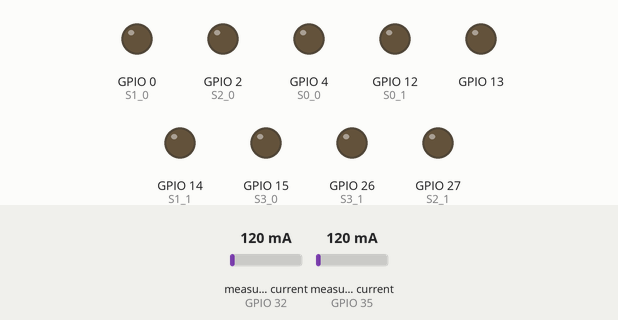
The sketch below on a simulated ESP32. On the bench: output pins drawn as LEDs (lit = HIGH). The test bench sets the inputs (shaded band); at power-on: measured current (sensors on GPIO 32, GPIO 35) 120 mA. WiFi joins after 1.5 s; servers stay silent unless stated; what the sketch prints to the serial monitor is not drawn.

Above: at 1.6 s.
At 5.6 s:
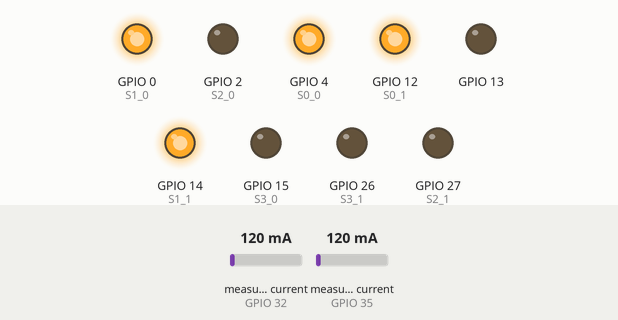
At 10.6 s:
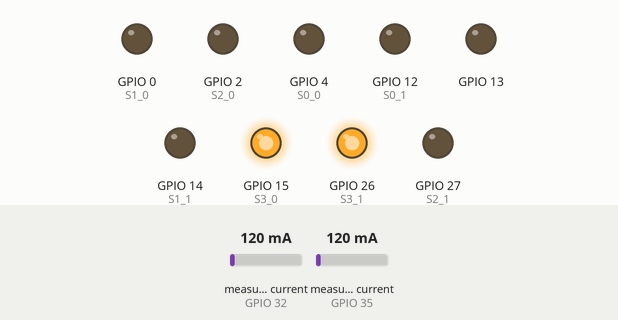
At 19.6 s:
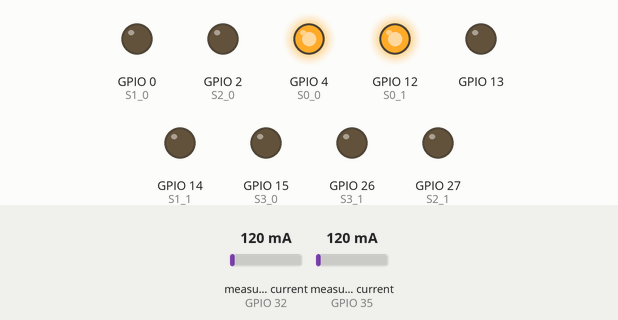
At 28.6 s:
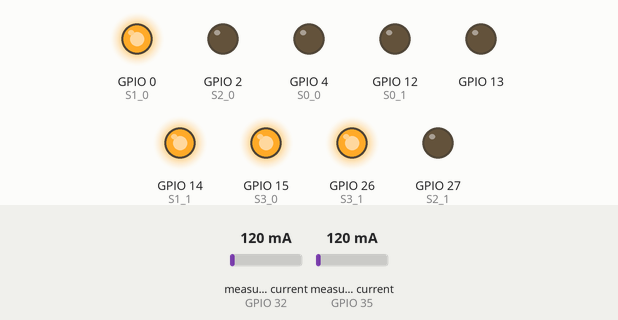
At 38.5 s:
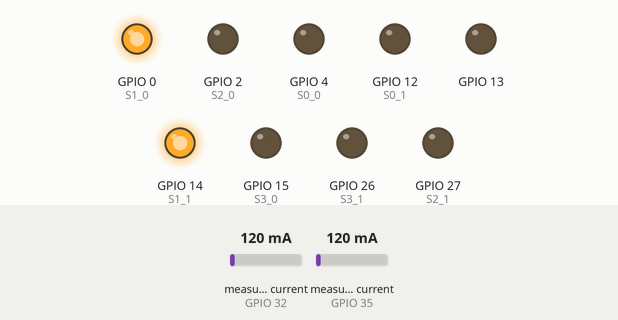
Timing chart, 0 to 40.0 s (numbered marks = the images above):
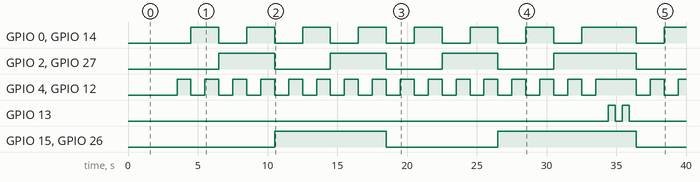

Measured:
- by itself, GPIO 0 (S1_0), GPIO 14 (S1_1): goes 7 × (HIGH 2.0 s, LOW 2.0 s), HIGH 3.9 s, LOW 2.0 s, then HIGH
- by itself, GPIO 2 (S2_0), GPIO 27 (S2_1): goes 3 × (HIGH 4.0 s, LOW 4.0 s), HIGH 5.9 s, then LOW
- by itself, GPIO 4 (S0_0), GPIO 12 (S0_1): goes 15 × (HIGH 1.0 s, LOW 1.0 s), HIGH 2.9 s, LOW 1.0 s, HIGH 1.0 s, LOW 1.0 s, then HIGH
- by itself, GPIO 13: LOW → HIGH at 34.4 s, → LOW 0.50 s later, → HIGH 0.50 s later, → LOW 0.50 s later, … (4 changes in this stretch)
- by itself, GPIO 15 (S3_0), GPIO 26 (S3_1): LOW → HIGH at 10.5 s, → LOW 8.0 s later, → HIGH 8.0 s later, → LOW 9.9 s later

The sketch:

CurrentMeasureSwitchMUX_v1.5__schema_upload_.ino
```cpp
#include "EmonLib.h"
#include <WiFi.h>
#include <PubSubClient.h>

//#define DEBUG

// Define variable ssd, password, & mqtt_broker
const char* ssid = "RF_AP1";
const char* password = "payungteduh123";
const char* mqtt_broker = "172.16.68.72";

WiFiClient espClient;                                                              // Instance name WiFiClient as espClient
PubSubClient client(espClient);                                                    // Instance name PubSubClient as client

char msgOut[20];
char msgIn[128];                                                                   // Define char_of_array buffer variable publish message
String struv;                                                                      // Define varibale string use as convertion integer to string

// Define digital pinout for drive S0,S1,S2,S3 MUX0
const int S0_0 = 4;
const int S1_0 = 0;
const int S2_0 = 2;
const int S3_0 = 15;
// Define digital pinout for drive S0,S1,S2,S3 MUX1
const int S0_1 = 12;
const int S1_1 = 14;
const int S2_1 = 27;
const int S3_1 = 26;

bool is_calibrate = false;
int64_t oldtime;long lastMsg = 0;
int cal_literation = 1;
int p = 0;int i = 0;int j = 0;

float y_irms[32];
float Irms0[16];
float Irms1[16];

String fc_0;String fc_1;

char *mux[] = {"0000", //ch0 v
               "1000", //ch1 v
               "0100", // ok v
               "1100", // ok v
               "0010", //ch4 v
               "1010", // ok v
               "0110", // ok v
               "1110", //ok v
               "0001", //ok v
               "1001", //ok v
               "0101", //irms0: ok  irms1: ok v
               "1101", //irms0: ok  irms1: ok v
               "0011", //irms0: ok  irms1: ok v
               "1011", //irms0: ok  irms1: ok v
               "0111", //irms0: ok  irms1: ok v
               "1111"}; //irms0: ok  irms1: ok

// Define MUX variable
String ch_mux;
String mux_bit0;
String mux_bit1;
String mux_bit2;
String mux_bit3;

//Emon Init
EnergyMonitor emon0_0;                            // Create an instance emon0
EnergyMonitor emon0_1;                            // Create an instance emon1

void setup() {
  Serial.begin(9600);

  setup_wifi();
  client.setServer(mqtt_broker, 1883);
  client.setCallback(callback);

  // InitiLIze pinout and calibration value current sensor
  emon0_0.current(A4, 38.3);                       // Current: input pin, calibration. ratio/Rburden
  emon0_1.current(A7, 38.3);                       // Current: input pin, calibration. ratio/Rburden

  // Initialiaze digital pinout for LED
  pinMode(13, OUTPUT);

  // Initialiaze digital pinout for drive S0,S1,S2,S3 MUX0
  pinMode(S0_0, OUTPUT);
  pinMode(S1_0, OUTPUT);
  pinMode(S2_0, OUTPUT);
  pinMode(S3_0, OUTPUT);

  // Initialiaze digital pinout for drive S0,S1,S2,S3 MUX1
  pinMode(S0_1, OUTPUT);
  pinMode(S1_1, OUTPUT);
  pinMode(S2_1, OUTPUT);
  pinMode(S3_1, OUTPUT);

  // Initialize value oldtime millis
  is_calibrate = false;
  initiate_data();
  Serial.println("START");
  oldtime = millis();
}

void setup_wifi() {
  delay(10);
  // We start by connecting to a WiFi network
  Serial.println();
  Serial.print("Connecting to ");
  Serial.println(ssid);

  WiFi.begin(ssid, password);

  while (WiFi.status() != WL_CONNECTED) {
    delay(500);
    Serial.print(".");
  }

  Serial.println("");
  Serial.println("WiFi connected!");
  Serial.print("IP address: ");
  Serial.println(WiFi.localIP());
}

void callback(char* topic, byte* payload, unsigned int length) {
  Serial.print("Message arrived [");
  Serial.print(topic);
  Serial.print("] ");
  for (int i=0;i<length;i++) {
    Serial.print((char)payload[i]);
    msgIn[(i - 0)] = (char)payload[i];
  }
  Serial.println();
}

void reconnect() {
  // Loop until we're reconnected
  while (!client.connected()) {
    Serial.println("Attempting MQTT connection...");
    // Attempt to connect
    if (client.connect("ESP32Client")) {
      Serial.println("Connected to MQTT broker!");
      Serial.print("Broker:");
      Serial.println(mqtt_broker);
      client.publish("wheel1/power_meter/esp8266", "Start Connected");
    } else {
      Serial.print("failed, rc=");
      Serial.print(client.state());
      Serial.println(" try again in 5 seconds");
      // Wait 5 seconds before retrying
      delay(5000);
    }
  }
}

void initiate_data(){
  for (int m = 0; m <= 31; m++){
    y_irms[m]=0.67;

    #ifdef DEBUG
    Serial.print("y_irms");Serial.print(m);Serial.print(":");Serial.println(y_irms[m]);
    #endif
  }
  for (int n = 0; n <= 15; n++){
    Irms0[n]= 0;
    Irms1[n]= 0;
  }
}

void blink_led(){
  for (int o = 0; o <= 1; o++){
    digitalWrite(13, HIGH);
    delay(500);
    digitalWrite(13, LOW);
    delay(500);
  }
}

void loop() {
    if((millis() - oldtime) > 0){
      if((millis() - oldtime) >= 1000){
        oldtime = millis();
        ch_mux = mux[i];
        mux_bit0 = ch_mux.substring(0,1); mux_bit1 = ch_mux.substring(1,2); mux_bit2 = ch_mux.substring(2,3); mux_bit3 = ch_mux.substring(3,4);
//        Serial.println(ch_mux);
//        Serial.print(mux_bit0);Serial.print("|");Serial.print(mux_bit1);Serial.print("|");Serial.print(mux_bit2);Serial.print("|");Serial.println(mux_bit3);

        digitalWrite(S0_0,mux_bit0.toInt());digitalWrite(S1_0,mux_bit1.toInt());digitalWrite(S2_0,mux_bit2.toInt());digitalWrite(S3_0,mux_bit3.toInt());
        digitalWrite(S0_1,mux_bit0.toInt());digitalWrite(S1_1,mux_bit1.toInt());digitalWrite(S2_1,mux_bit2.toInt());digitalWrite(S3_1,mux_bit3.toInt());

        if(is_calibrate == true){
          fc_0 = Irms0[i];fc_1 = Irms1[i];
          float Irms0_0 = emon0_0.calcIrms(1800) * fc_0.toFloat();
          float Irms0_1 = emon0_1.calcIrms(1800) * fc_1.toFloat();

          long now = millis();
           if (now - lastMsg > 1000) {
             lastMsg = now;

             // Publish data to server via MQTT
             struv = "$" + String(i) + "_" +  String(Irms0_0) + ";" +
                     String(i+16) + "_" + String(Irms0_1) + ";";
             struv.toCharArray(msgOut, 20);

             Serial.print("Publish [");
             Serial.print("wheel1");
             Serial.print("]:");
             Serial.println(msgOut);
             client.publish("wheel1", msgOut);
             client.loop(); // This allows the client to maintain the connection and check for any incoming messages
            }

          Serial.print(Irms0[i]);Serial.print("|");Serial.print(Irms1[i]);
          Serial.print("|Irms0_");Serial.print(i);Serial.print("=");Serial.print(Irms0_0,5);
          Serial.print("|Irms1_");Serial.print(i+16);Serial.print("=");Serial.println(Irms0_1,5);
        }

        if(is_calibrate == false){
          float Irms0_0 = emon0_0.calcIrms(1800);
          float Irms0_1 = emon0_1.calcIrms(1800);

          Irms0[j] += y_irms[j]/Irms0_0;
          Irms1[j] += y_irms[j+15]/Irms0_1;

          #ifdef DEBUG
          Serial.print("M0:");Serial.print(Irms0[j],5);Serial.print("|");Serial.print("M1:");Serial.println(Irms1[j],5);
          Serial.print(p);Serial.print("|");Serial.println(is_calibrate);
          Serial.print("|Irms0_");Serial.print(i);Serial.print("=");Serial.print(Irms0_0,5);
          Serial.print("|Irms1_");Serial.print(i+16);Serial.print("=");Serial.println(Irms0_1,5);
          #endif

          if((p==cal_literation)&&(i>=15)){
            is_calibrate = true;
            for (int k = 0; k <= 15; k++){
              Irms0[k]=Irms0[k]/(cal_literation+1);
              Irms1[k]=Irms1[k]/(cal_literation+1);

              Serial.print("Avg_M");Serial.print(k);Serial.print(":");Serial.print(Irms0[k],5);Serial.print("|");
              Serial.print("Avg_M");Serial.print(k+16);Serial.print(":");Serial.println(Irms1[k],5);
            }
            blink_led();
          }
        }

        i++;
        j=i;
        if(i>15){
          i = 0;
          if(is_calibrate == false){
            j=i;
            p++;
          }
        }
    }
  }
}
```
